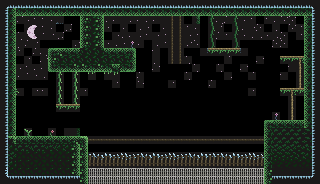

The image is a tile-based game level rendered from a .tmx file. Its description and source (layers, tilesets, objects; grid data summarised) follow:
An orthogonal 40x23 tile map with 8x8 px tiles, 1 tile layer (Background) and 27 objects (4x Platform, 3x Food, 2x SlimeYellow, Player, Lava, ...).

<map version="1.10" tiledversion="1.10.2" orientation="orthogonal" renderorder="right-down" width="40" height="23" tilewidth="8" tileheight="8" infinite="0" nextlayerid="4" nextobjectid="59">
 <tileset firstgid="1" source="JumpGame.tsx" />
 <layer id="1" name="Background" width="40" height="23">
  <properties>
   <property name="BackgroundColor" value="Yellow" />
  </properties>
  <data>[920 cells, 614 non-empty, 75 distinct tile ids]</data>
 </layer>
 <objectgroup id="2" name="Collisions">
  <object id="1" x="8" y="8" width="8" height="136" />
  <object id="2" x="16" y="136" width="72" height="8" />
  <object id="3" x="264" y="120" width="8" height="32" />
  <object id="4" x="272" y="120" width="40" height="8" />
  <object id="5" x="304" y="8" width="8" height="112" />
  <object id="6" x="16" y="8" width="288" height="8" />
  <object id="7" x="80" y="16" width="24" height="56" />
  <object id="8" x="104" y="48" width="32" height="24" />
  <object id="10" x="48" y="48" width="32" height="24" />
  <object id="11" type="Platform" x="56" y="104" width="24" height="8" />
  <object id="12" type="Platform" x="280" y="88" width="24" height="8" />
  <object id="13" type="Platform" x="280" y="56" width="24" height="8" />
  <object id="14" type="Platform" x="208" y="48" width="32" height="8" />
  <object id="48" x="80" y="144" width="8" height="8" />
 </objectgroup>
 <objectgroup id="3" name="SpawnPoints">
  <object id="15" name="Player" type="Player" x="56" y="24" width="16" height="16" />
  <object id="18" type="Lava" x="88" y="192" width="176" height="8" />
  <object id="45" name="FlyMonster" type="FlyMonster" x="168" y="128" width="16" height="16">
   <properties>
    <property name="isVertical" type="bool" value="false" />
    <property name="offNeg" type="float" value="10" />
    <property name="offPos" type="float" value="10" />
   </properties>
  </object>
  <object id="49" name="SlimeYellow" type="SlimeYellow" x="72" y="120" width="16" height="16">
   <properties>
    <property name="offNeg" type="float" value="8" />
    <property name="offPos" type="float" value="1" />
   </properties>
  </object>
  <object id="55" name="SlimeYellow" type="SlimeYellow" x="168" y="56" width="16" height="16">
   <properties>
    <property name="offNeg" type="float" value="0" />
    <property name="offPos" type="float" value="0" />
   </properties>
  </object>
  <object id="50" name="Door" type="Door" x="112" y="32" width="16" height="16" />
  <object id="51" name="Saw" type="Saw" x="264" y="64" width="16" height="16">
   <properties>
    <property name="isVertical" type="bool" value="true" />
    <property name="offNeg" type="float" value="6" />
    <property name="offPos" type="float" value="5" />
   </properties>
  </object>
  <object id="52" name="Fish" type="Food" x="168" y="96" width="16" height="16" />
  <object id="53" name="Fish" type="Food" x="216" y="32" width="16" height="16" />
  <object id="54" name="Fish" type="Food" x="56" y="120" width="16" height="16" />
  <object id="56" name="Heart1" type="Heart1" x="0" y="0" width="16" height="16" />
  <object id="57" name="Heart2" type="Heart2" x="16" y="0" width="16" height="16" />
  <object id="58" name="Heart3" type="Heart3" x="32" y="0" width="16" height="16" />
 </objectgroup>
</map>
